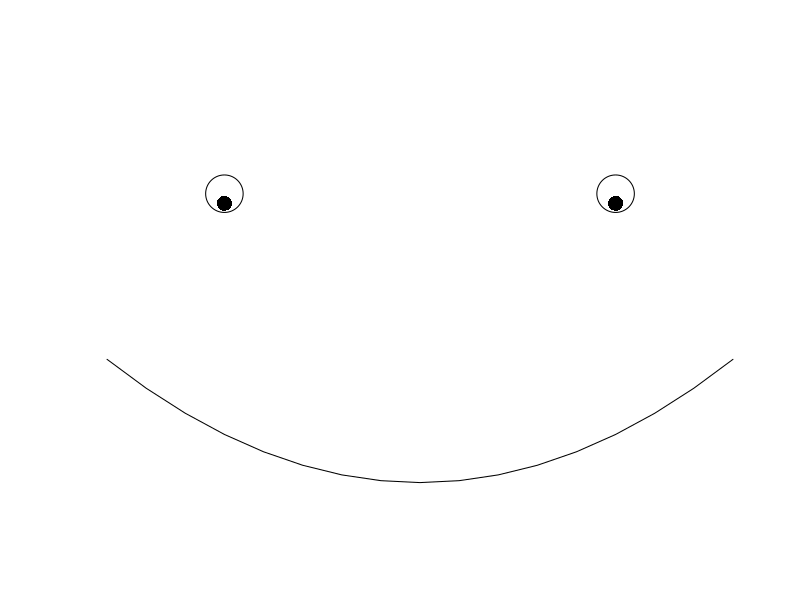

Write the R code that produced this figure.
## ---- chunk 1
print("Hello World.") #comments behind a hashtag are ignored

plot(-8:8,(-8:8)^2,type="l",ylim=c(0,200),ann=F,axes=F) #the mouth

points(c(-5,5),rep(150,2),cex=5) #the eyes

points(c(-5,5),rep(145,2),cex=2,pch=16) #the pupils
## ---- chunk 2
if(!require(RColorBrewer)){
  install.packages("RColorBrewer",repos = "http://cran.us.r-project.org")
  library(RColorBrewer)
}
if(!require(openxlsx)){
  install.packages("openxlsx",repos = "http://cran.us.r-project.org")
  library(openxlsx)
}
## ---- chunk 3
currentDir <- "../datasets"
list.files(currentDir)
